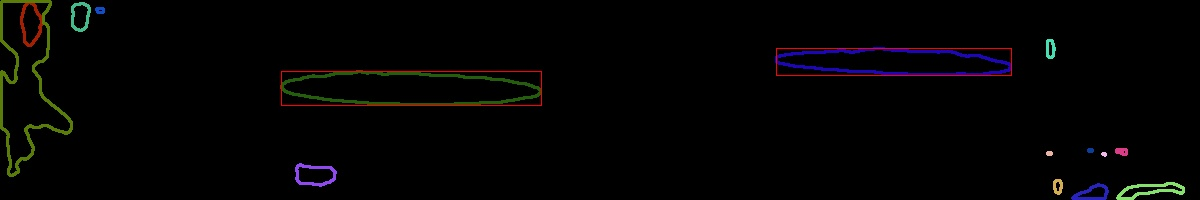
//> input picture ThinImage/ThinImage/dstR.jpg, 1200 x 200 px
$ ./ThinImage   (built with g++ and OpenCV 4)
//> lines starting //> are read from the running program, lines starting //| are printed output that depends on the picture; after the words box and inside, x2 and y2 are one past the last pixel; in counts of white or black regions, pixels touching at a corner belong together
/*
* function：用于细化图像
date：2016.12.16
author：LHMD.NUC
*
*/


#include"opencv2/opencv.hpp"

using namespace cv;
using namespace std;
//void ThinImage(void);


/*--------------对图像中的线段进行细化，到线段的最小宽度----------------------------*/
cv::Mat thinImage(const Mat & src, const int maxIterations = -1)
{
	assert(src.type() == CV_8UC1);
	cv::Mat dst;
	int width = src.cols;
	int height = src.rows;
	src.copyTo(dst);
	int count = 0;  //记录迭代次数
	while (true)
	{
		count++;
		if (maxIterations != -1 && count > maxIterations) //限制次数并且迭代次数到达
			break;
		std::vector<uchar *> mFlag; //用于标记需要删除的点
									//对点标记
		for (int i = 0; i < height; ++i)
		{
			uchar * p = dst.ptr<uchar>(i);
			for (int j = 0; j < width; ++j)
			{
				//如果满足四个条件，进行标记
				//  p9 p2 p3
				//  p8 p1 p4
				//  p7 p6 p5
				uchar p1 = p[j];
				if (p1 != 1) continue;
				uchar p4 = (j == width - 1) ? 0 : *(p + j + 1);
				uchar p8 = (j == 0) ? 0 : *(p + j - 1);
				uchar p2 = (i == 0) ? 0 : *(p - dst.step + j);
				uchar p3 = (i == 0 || j == width - 1) ? 0 : *(p - dst.step + j + 1);
				uchar p9 = (i == 0 || j == 0) ? 0 : *(p - dst.step + j - 1);
				uchar p6 = (i == height - 1) ? 0 : *(p + dst.step + j);
				uchar p5 = (i == height - 1 || j == width - 1) ? 0 : *(p + dst.step + j + 1);
				uchar p7 = (i == height - 1 || j == 0) ? 0 : *(p + dst.step + j - 1);
				if ((p2 + p3 + p4 + p5 + p6 + p7 + p8 + p9) >= 2 && (p2 + p3 + p4 + p5 + p6 + p7 + p8 + p9) <= 6)
				{
					int ap = 0;
					if (p2 == 0 && p3 == 1) ++ap;
					if (p3 == 0 && p4 == 1) ++ap;
					if (p4 == 0 && p5 == 1) ++ap;
					if (p5 == 0 && p6 == 1) ++ap;
					if (p6 == 0 && p7 == 1) ++ap;
					if (p7 == 0 && p8 == 1) ++ap;
					if (p8 == 0 && p9 == 1) ++ap;
					if (p9 == 0 && p2 == 1) ++ap;

					if (ap == 1 && p2 * p4 * p6 == 0 && p4 * p6 * p8 == 0)
					{
						//标记
						mFlag.push_back(p + j);
					}
				}
			}
		}

		//将标记的点删除
		for (std::vector<uchar *>::iterator i = mFlag.begin(); i != mFlag.end(); ++i)
		{
			**i = 0;
		}

		//直到没有点满足，算法结束
		if (mFlag.empty())
		{
			break;
		}
		else
		{
			mFlag.clear();//将mFlag清空
		}

		//对点标记
		for (int i = 0; i < height; ++i)
		{
			uchar * p = dst.ptr<uchar>(i);
			for (int j = 0; j < width; ++j)
			{
				//如果满足四个条件，进行标记
				//  p9 p2 p3
				//  p8 p1 p4
				//  p7 p6 p5
				uchar p1 = p[j];
				if (p1 != 1) continue;
				uchar p4 = (j == width - 1) ? 0 : *(p + j + 1);
				uchar p8 = (j == 0) ? 0 : *(p + j - 1);
				uchar p2 = (i == 0) ? 0 : *(p - dst.step + j);
				uchar p3 = (i == 0 || j == width - 1) ? 0 : *(p - dst.step + j + 1);
				uchar p9 = (i == 0 || j == 0) ? 0 : *(p - dst.step + j - 1);
				uchar p6 = (i == height - 1) ? 0 : *(p + dst.step + j);
				uchar p5 = (i == height - 1 || j == width - 1) ? 0 : *(p + dst.step + j + 1);
				uchar p7 = (i == height - 1 || j == 0) ? 0 : *(p + dst.step + j - 1);

				if ((p2 + p3 + p4 + p5 + p6 + p7 + p8 + p9) >= 2 && (p2 + p3 + p4 + p5 + p6 + p7 + p8 + p9) <= 6)
				{
					int ap = 0;
					if (p2 == 0 && p3 == 1) ++ap;
					if (p3 == 0 && p4 == 1) ++ap;
					if (p4 == 0 && p5 == 1) ++ap;
					if (p5 == 0 && p6 == 1) ++ap;
					if (p6 == 0 && p7 == 1) ++ap;
					if (p7 == 0 && p8 == 1) ++ap;
					if (p8 == 0 && p9 == 1) ++ap;
					if (p9 == 0 && p2 == 1) ++ap;

					if (ap == 1 && p2 * p4 * p8 == 0 && p2 * p6 * p8 == 0)
					{
						//标记
						mFlag.push_back(p + j);
					}
				}
			}
		}

		//将标记的点删除
		for (std::vector<uchar *>::iterator i = mFlag.begin(); i != mFlag.end(); ++i)
		{
			**i = 0;
		}

		//直到没有点满足，算法结束
		if (mFlag.empty())
		{
			break;
		}
		else
		{
			mFlag.clear();//将mFlag清空
		}
	}
	return dst;
}

int main(void)//
{
	Mat src = imread("dstR.jpg");
//> src is the input picture: 200 rows x 1200 cols, CV_8UC3; mean B, G, R 3, 3, 3.5
	if (src.empty())
	{
		cout <<"There is no image!" << endl;
	}
	cvtColor(src, src, CV_RGB2GRAY);//需要转换为灰度图
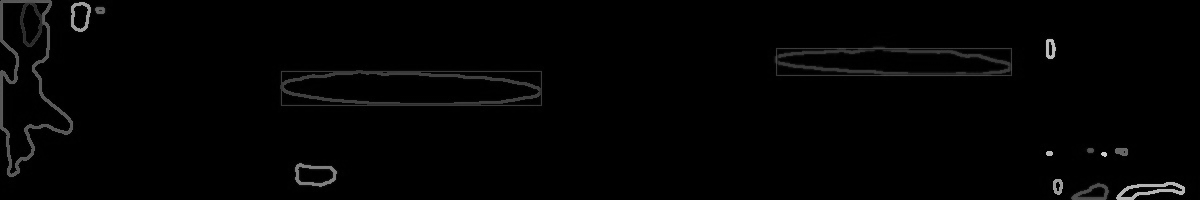
//> src: 200 rows x 1200 cols, CV_8UC1; min 0, max 213, mean 3
	threshold(src, src, 10, 255, 0);
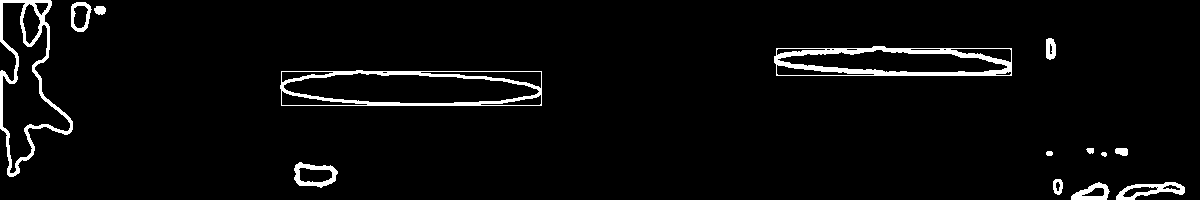
//> src: 200 rows x 1200 cols, CV_8UC1; 3.8% white; 14 white regions, largest, box (x1, y1, x2, y2) and area: (774, 46, 1012, 76) 2580, (280, 70, 542, 106) 2196, (0, 0, 73, 177) 2088

	Mat img = thinImage(src);
//> after the loop in thinImage, `while (true)`: count = 1
	namedWindow("thinImage", 0);
	imshow("thinImage", img);
	waitKey(0);
	return 0;

}
